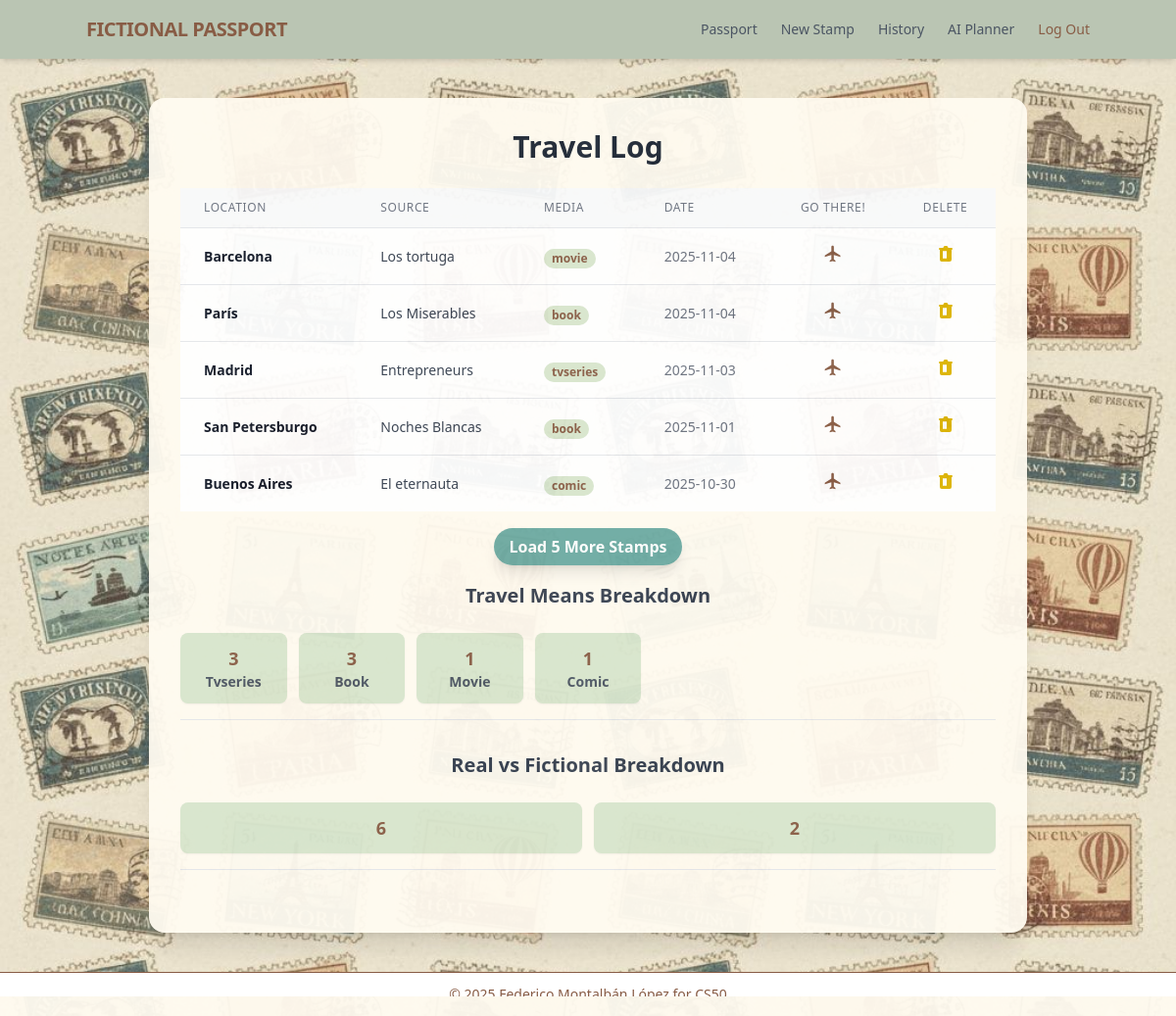
The app's page /history (signed in), older data.
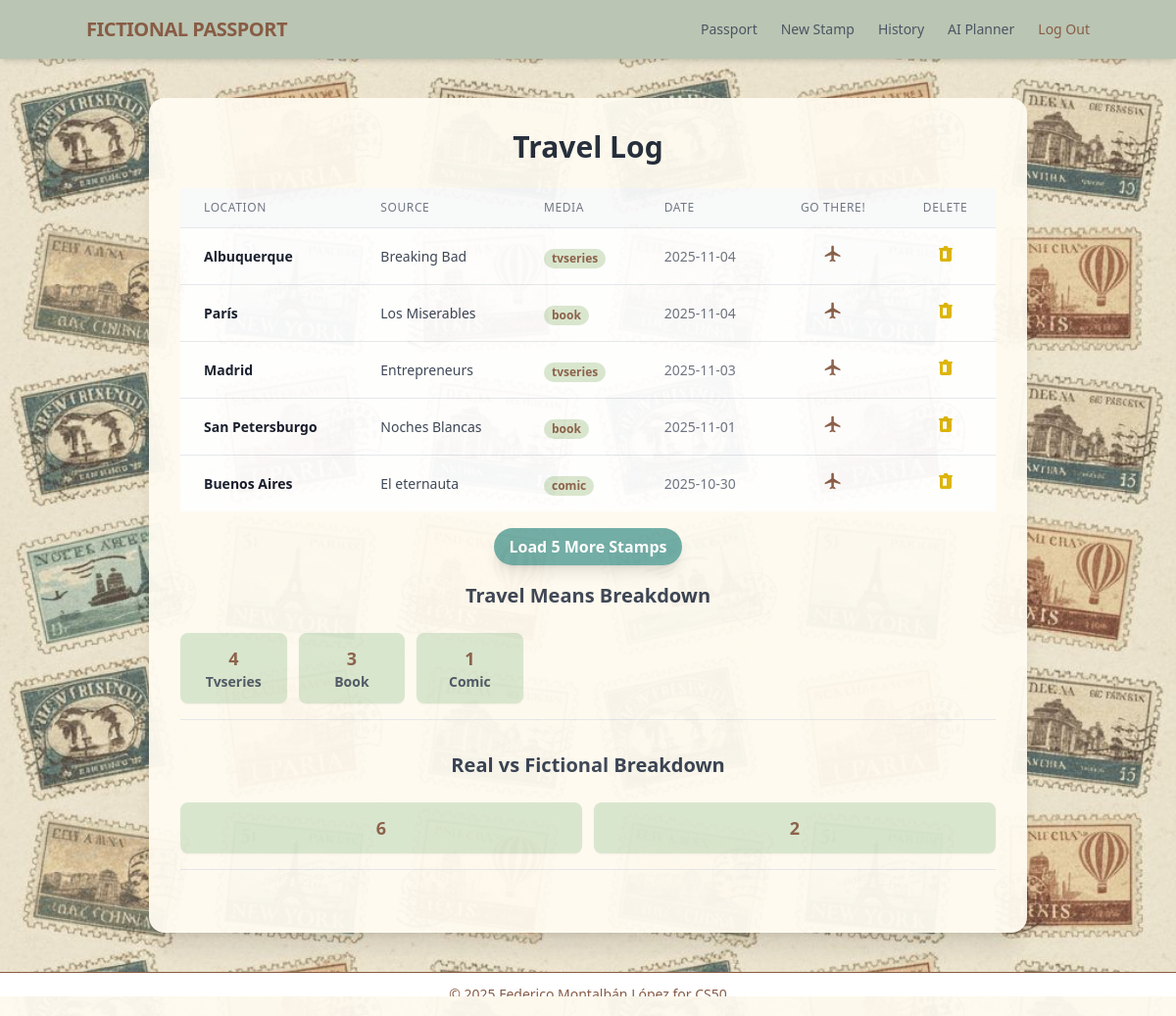
The same page, newer data.
### tables this page shows
CREATE TABLE stamps (
id INTEGER PRIMARY KEY AUTOINCREMENT,
user_id INTEGER NOT NULL,
location_type,
location_name TEXT NOT NULL,
source TEXT NOT NULL,
means TEXT NOT NULL,
latitude REAL NOT NULL,
longitude REAL NOT NULL,
timestamp DATETIME DEFAULT CURRENT_TIMESTAMP,
FOREIGN KEY (user_id) REFERENCES users(id)
);

### app.py (the view)
@app.route("/history")
@login_required
def history():
    try:
        current_total = int(request.args.get("offset", 5))
        if current_total < 5:
            current_total = 5
    except ValueError:
        current_total = 5
    user_id = session["user_id"]
    limit = current_total
    stamps = db.execute(
        "SELECT id, location_name, source, means, timestamp FROM stamps "
        "WHERE user_id = ? ORDER BY timestamp DESC LIMIT ?",
        user_id, limit
    )
    for stamp in stamps:
        stamp['date_only'] = stamp['timestamp'].split(' ')[0]
    media_stats = db.execute(
        "SELECT means, COUNT(means) AS count FROM stamps "
        "WHERE user_id = ? GROUP BY means ORDER BY count DESC",
        user_id
    )
    real_fiction = db.execute(
        "SELECT location_type, COUNT(location_type) AS count FROM stamps "
        "WHERE user_id = ? GROUP BY location_type ORDER BY count DESC",
        user_id
    )
    next_stamps_check = db.execute(
        "SELECT id FROM stamps WHERE user_id = ? "
        "ORDER BY timestamp DESC LIMIT ? OFFSET ?",
        user_id, 1, limit
    )
    has_more = len(next_stamps_check) > 0
    next_offset = limit + 5
    stamps_loaded = limit
    return render_template(
        "history.html",
        stamps=stamps,
        has_more=has_more,
        next_offset=next_offset,
        stamps_loaded=stamps_loaded,
        media_stats=media_stats,
        real_fiction=real_fiction
    )

### app.py (called while the page is built)
@app.after_request
def after_request(response):
    response.headers["Cache-Control"] = "no-cache, no-store, must-revalidate"
    response.headers["Expires"] = 0
    response.headers["Pragma"] = "no-cache"
    return response

### helpers.py (called while the page is built)
def login_required(f):
    @wraps(f)
    def decorated_function(*args, **kwargs):
        if session.get("user_id") is None:
            return redirect("/login")
        return f(*args, **kwargs)
    return decorated_function

### templates/history.html (shortened to what the changed rows need)
{% extends "layout.html" %}
{% block main %}
    <div class="w-full max-w-4xl p-8 bg-[#fffbf1] opacity-95 rounded-2xl shadow-xl">
        <h1 class="text-3xl font-extrabold mb-6 text-center text-gray-800">Travel Log</h1>
        <div class="overflow-x-auto">
            <table class="min-w-full divide-y divide-gray-200">
                <thead class="bg-gray-50">
                    <tr>
                        <th class="px-6 py-3 text-left text-xs font-medium text-gray-500 uppercase tracking-wider">Location</th>
                        <th class="px-6 py-3 text-left text-xs font-medium text-gray-500 uppercase tracking-wider">Source</th>
                        <th class="px-6 py-3 text-left text-xs font-medium text-gray-500 uppercase tracking-wider">Media</th>
                        <th class="px-6 py-3 text-left text-xs font-medium text-gray-500 uppercase tracking-wider">Date</th>
                        <th class="px-6 py-3 text-center text-xs font-medium text-gray-500 uppercase tracking-wider">Go There!</th>
                        <th class="px-6 py-3 text-center text-xs font-medium text-gray-500 uppercase tracking-wider">Delete</th>
                    </tr>
                </thead>
                <tbody class="bg-white divide-y divide-gray-200">
                    {% for stamp in stamps %}
                    <tr class="hover:bg-gray-50 transition duration-150">
                        <td class="px-6 py-4 whitespace-nowrap text-sm font-semibold text-gray-900">
                            {{ stamp.location_name }}
                        </td>
                        <td class="px-6 py-4 whitespace-nowrap text-sm text-gray-700">
                            {{ stamp.source }}
                        </td>
                        <td class="px-6 py-4 whitespace-nowrap">
                            <span class="px-2 inline-flex text-xs leading-5 font-semibold rounded-full bg-[#d8e6ce] text-[#885C45]">
                                {{ stamp.means }}
                            </span>
                        </td>
                        <td class="px-6 py-4 whitespace-nowrap text-sm text-gray-500">
                            {{ stamp.date_only }}
                        </td>
                        <td class="px-6 py-4 whitespace-nowrap text-center text-sm font-medium">
                            <a href="https://www.google.com/search?q=visit+{{ stamp.location_name }}" title="Go There"
                               class="text-[#885C45] hover:text-[#BAC5B3] transition duration-150 transform hover:scale-110 inline-block">
                                <svg xmlns="http://www.w3.org/2000/svg" class="h-5 w-5" viewBox="0 0 24 24" fill="currentColor">
                                    <path d="M21 16v-2l-8-5V3.5c0-.83-.67-1.5-1.5-1.5S10 2.67 10 3.5V9L2 14v2l8-2.5V19l-2 1.5V22l3.5-1 3.5 1v-1.5L13 19v-5.5l8 2.5z"/>
                                </svg>
                            </a>
                        </td>
                        <td class="px-6 py-4 whitespace-nowrap text-center text-sm font-medium">
                            <form action="/delete_stamp" method="post" class="inline">
                                <button type="submit"
                                        class="text-[#ddb400] hover:text-red-900 transition duration-150 transform hover:scale-110"
                                        title="Delete this stamp">
                                </button>
                            </form>
                        </td>
                    </tr>
                    {% else %}
                    <tr>
                        <td colspan="6" class="px-6 py-8 text-center text-gray-500 text-lg">
                            No stamps found. Time to plan your first adventure!
                        </td>
                    </tr>
                    {% endfor %}
                </tbody>
            </table>
        </div>
        <div class="mb-8 border-b pb-4 mt-6">
            <h2 class="text-xl font-bold mb-6 text-gray-700 text-center">Travel Means Breakdown</h2>
            <div class="grid grid-cols-2 md:grid-cols-7 gap-3 text-sm font-semibold">
                {% for stat in media_stats %}
                <div class="p-3 bg-[#d8e6ce] rounded-lg shadow-sm">
                    <p class="text-[#885C45] text-lg font-extrabold text-center">{{ stat.count }}</p>
                    <p class="text-gray-600 text-center">{{ stat.means | capitalize }}</p>
                </div>
                {% else %}
                <p class="col-span-full text-center text-gray-500">No data yet!</p>
                {% endfor %}
            </div>
        </div>
        <div class="mb-8 border-b pb-4 mt-6">
            <h2 class="text-xl font-bold mb-6 text-gray-700 text-center">Real vs Fictional Breakdown</h2>
            <div class="grid grid-cols-2 md:grid-cols-2 gap-3 text-sm font-semibold">
                {% for stat in real_fiction %}
                <div class="p-3 bg-[#d8e6ce] rounded-lg shadow-sm">
                    <p class="text-[#885C45] text-lg font-extrabold text-center">{{ stat.count }}</p>
                </div>
                {% else %}
                <p class="col-span-full text-center text-gray-500 text-center">No data yet!</p>
                {% endfor %}
            </div>
        </div>
    </div>
{% endblock %}

Row changes from the older to the newer data that the page shows:
removed stamps: location_name "Barcelona", source "Los tortuga", means "movie", date_only "2025-11-04"
added stamps: location_name "Albuquerque", source "Breaking Bad", means "tvseries", date_only "2025-11-04"
Text that changed along with them:
new list line: "4 Tvseries"
list line gone: "3 Tvseries"
list line gone: "1 Movie"
